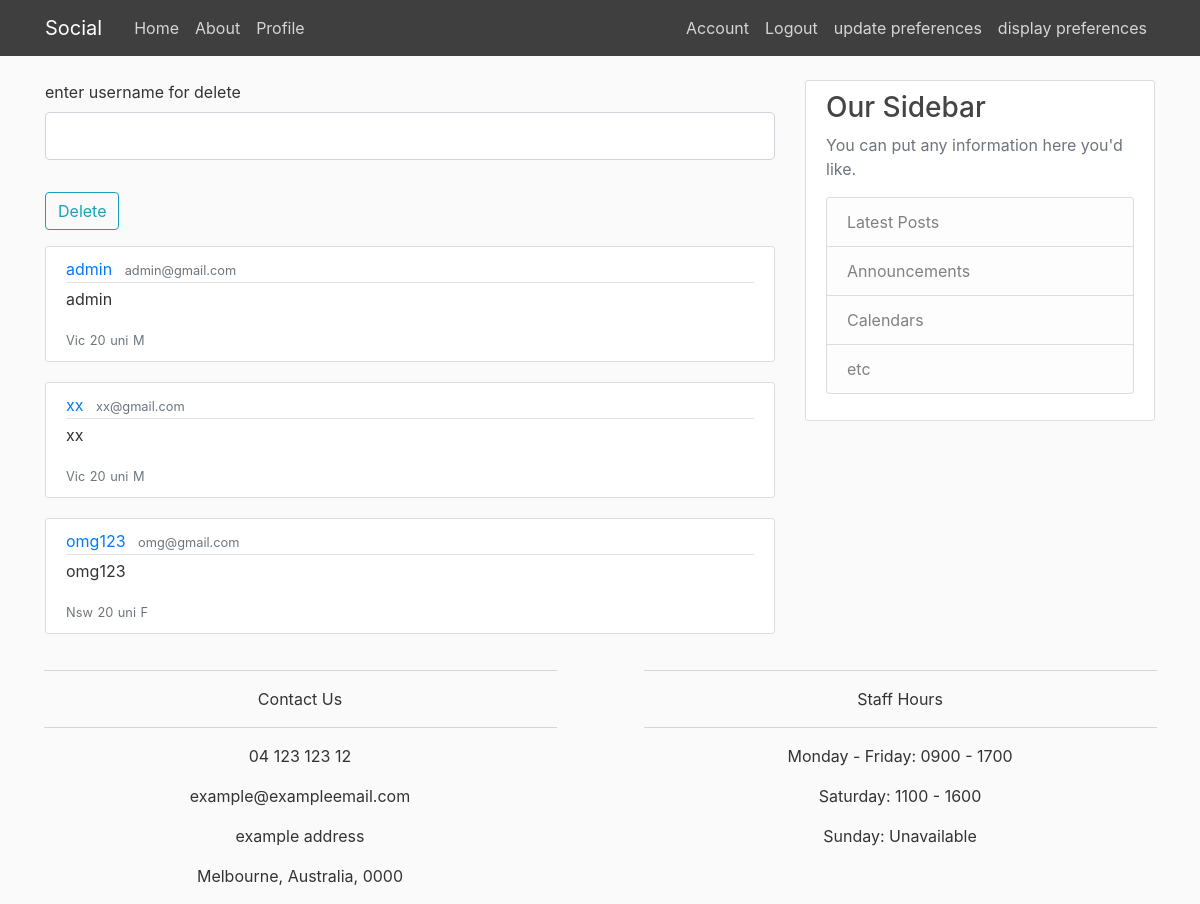
The page /admin (signed in) on the database its author committed.
### app/models.py (models this page shows, shortened)
class User(db.Model, UserMixin):
     id = db.Column(db.Integer, primary_key=True)
     username = db.Column(db.String(20), unique=True,nullable=False)
     email = db.Column(db.String(120), unique=True,nullable=False)
     image_file = db.Column(db.String(20),nullable=False, default='default.jpg')
     password = db.Column(db.String(60), nullable=False)
     state = db.Column(db.String(60))
     age = db.Column(db.Integer)
     gender = db.Column(db.String(8))
     education = db.Column(db.String(60))
     posts = db.relationship('Post', backref='author', lazy=True)
     preferences = db.relationship('Preferences', backref='pref', lazy=True)

### app/routes.py (the view, shortened to what this page needs)
@app.route("/admin",methods=['GET', 'POST'])
@login_required
def admin():
    posts = User.query.all()
    form= deleteUserForm()
    return render_template('admin.html', title='Admin',posts=posts,form=form)

### app/forms.py
class deleteUserForm(FlaskForm):
      username = StringField('enter username for delete')
      submit = SubmitField('Delete')

### app/models.py (called while the page is built)
@login_manager.user_loader
def load_user(user_id):
    return User.query.get(int(user_id))

### app/templates/admin.html (shortened to what this page needs)
{% extends "layout.html" %}
{% block content %}
    <form method="POST" action="">
	<fieldset class="form-group">
	<div class="form-group">
	 {{ form.username.label(class="form-control-label") }}
	 {{form.username(class="form-control form-control-lg")}}
	 </div>
	 </fieldset>
	 <div class="form-group">
                {{form.submit(class="btn btn-outline-info")}}
             </div>
    </form>
	 {% for post in posts %}
        <article class="media content-section">
          <div class="media-body">
            <div class="article-metadata">
              <a class="mr-2" href="#">{{ post.username }}</a>
              <small class="text-muted">{{ post.email }}</small>
            </div>
            <p class="article-content">{{ post.username }}</p>
            <small class="text-muted">{{post.state}}</small>
            <small class="text-muted">{{post.age}}</small>
            <small class="text-muted">{{post.education}}</small>
			<small class="text-muted">{{post.gender}}</small>
          </div>
        </article>
    {% endfor %}
{% endblock content %}

### app/static/css/main.css (style rules this page uses)
body { background: #fafafa; color: #333333; margin-top: 5rem; }
.content-section { background: #ffffff; padding: 10px 20px; border: 1px solid #dddddd; border-radius: 3px; margin-bottom: 20px; }
.article-content { white-space: pre-line; }
.article-metadata { padding-bottom: 1px; margin-bottom: 4px; border-bottom: 1px solid #e3e3e3 }

### rows shown on the page
User: username "admin", email "admin@gmail.com", state "Vic", age "20", education "uni", gender "M"
User: username "xx", email "xx@gmail.com", state "Vic", age "20", education "uni", gender "M"
User: username "omg123", email "omg@gmail.com", state "Nsw", age "20", education "uni", gender "F"
